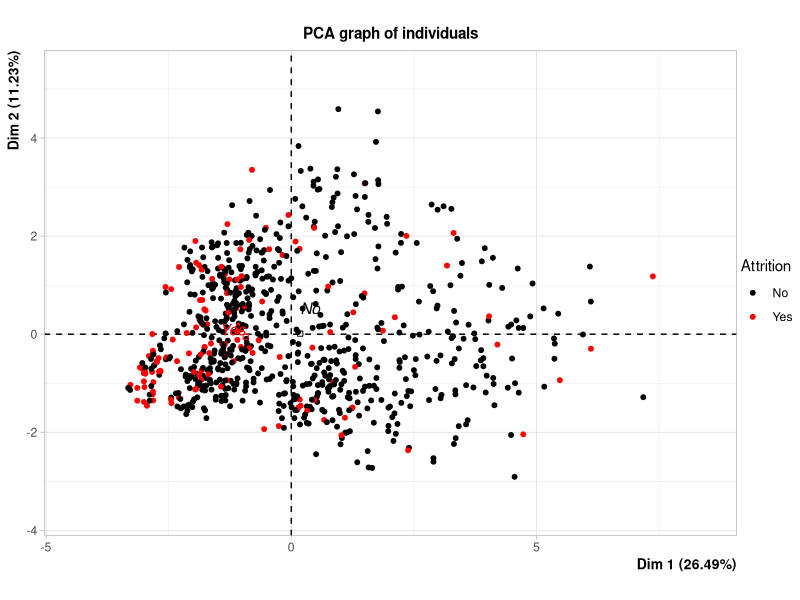
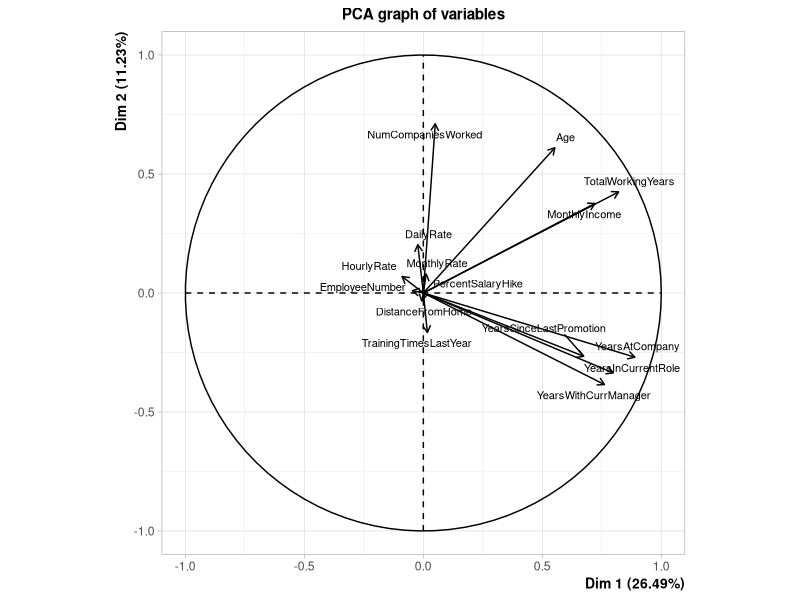
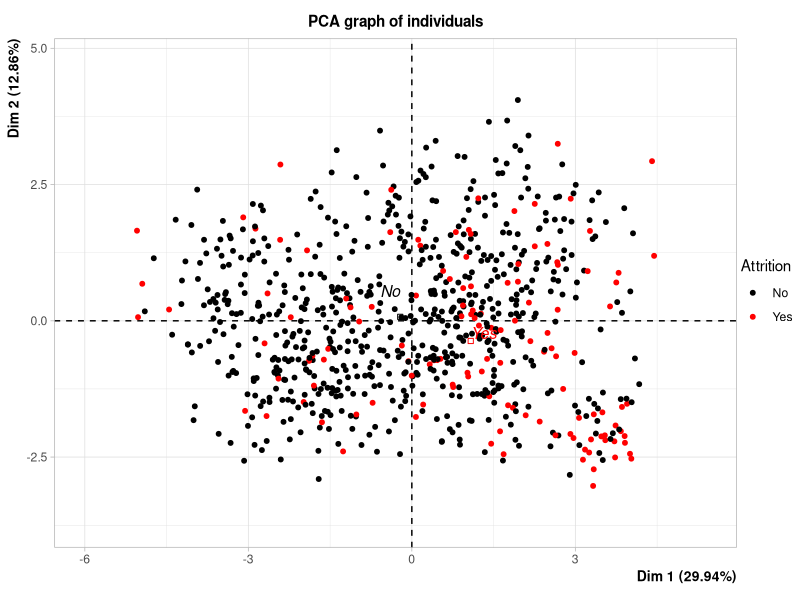
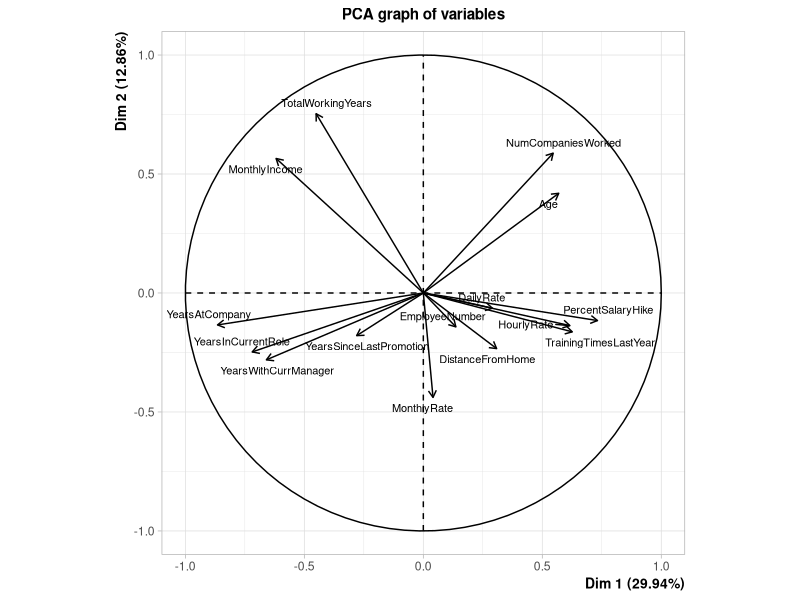
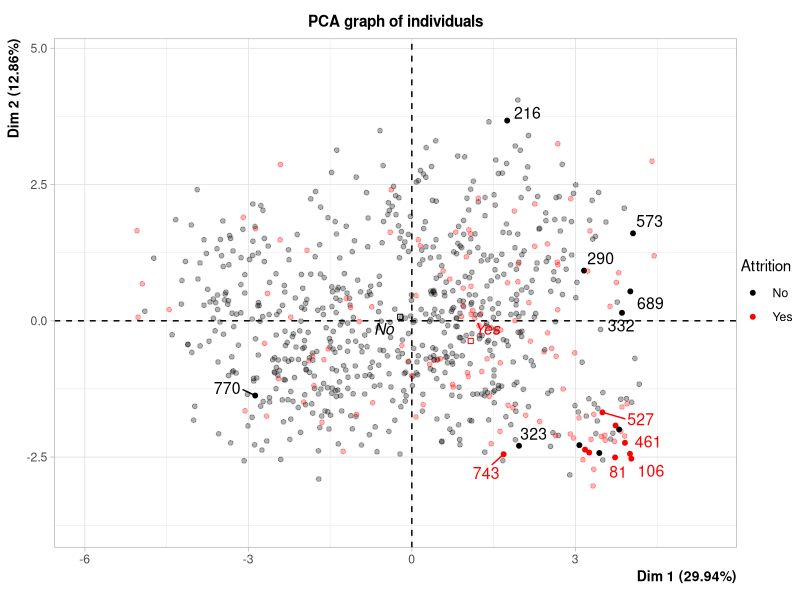
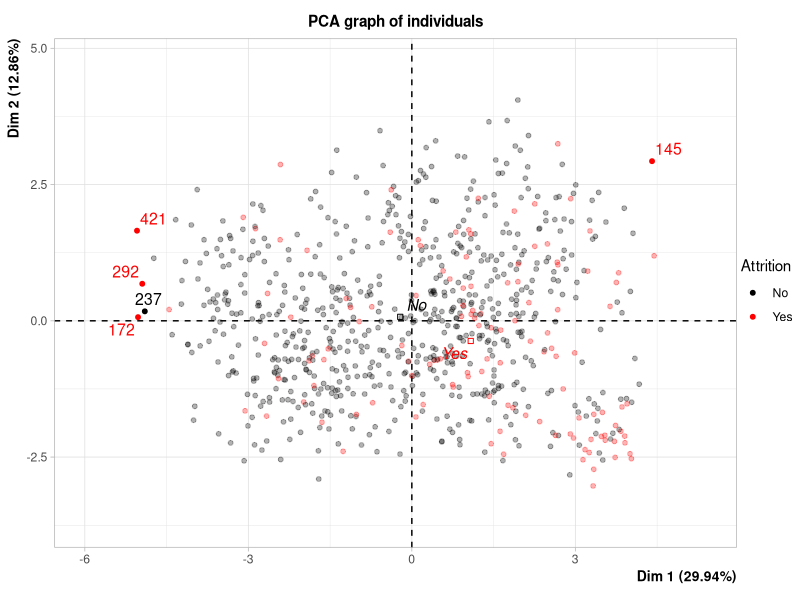
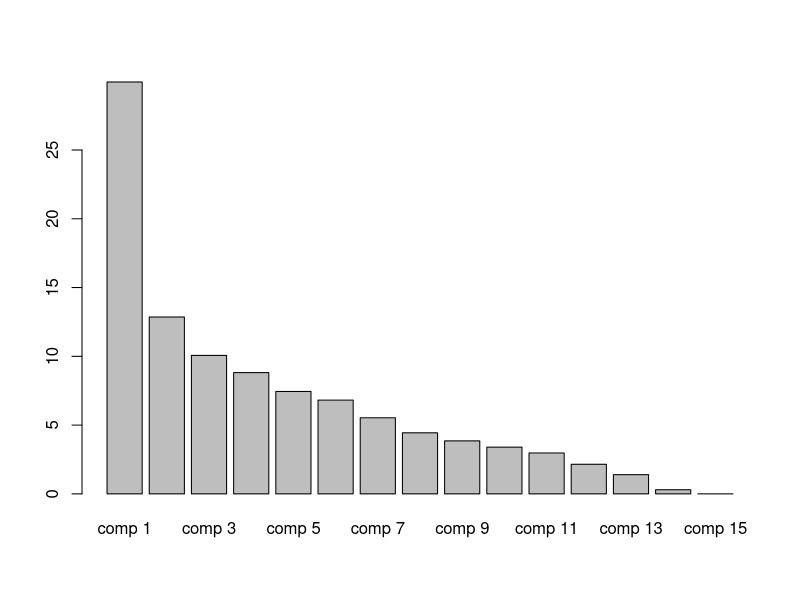

These charts were generated, in order, by the following R code: (Note: this script raises an error after producing the figures.)
## ---- chunk 1
fact.data <- function(data) {
  if (!is.null(data$Attrition))
    data$Attrition <- as.factor(data$Attrition)
  data$BusinessTravel <- as.factor(data$BusinessTravel)
  data$Department <- as.factor(data$Department)
  data$Education <- as.factor(data$Education)
  data$EducationField <- as.factor(data$EducationField)
  data$EnvironmentSatisfaction <- as.factor(data$EnvironmentSatisfaction)
  data$Gender <- as.factor(data$Gender)
  data$JobInvolvement <- as.factor(data$JobInvolvement)
  data$JobLevel <- as.factor(data$JobLevel)
  data$JobRole <- as.factor(data$JobRole)
  data$JobSatisfaction <- as.factor(data$JobSatisfaction)
  data$MaritalStatus <- as.factor(data$MaritalStatus)
  data$OverTime <- as.factor(data$OverTime)
  data$PerformanceRating <- as.factor(data$PerformanceRating)
  data$RelationshipSatisfaction <- as.factor(data$RelationshipSatisfaction)
  data$StockOptionLevel <- as.factor(data$StockOptionLevel)
  data$WorkLifeBalance <- as.factor(data$WorkLifeBalance)
  return(data)
}
## ---- chunk 2
data_train <- read.csv2("spreadsheets/data_train.csv", sep = ",")
data_train <- na.omit(data_train)
data_train <- fact.data(data_train)
dim(data_train)
head(data_train)
## ---- chunk 3
data_train_num <- data_train[, unlist(lapply(data_train, is.numeric))]
data_train_num[16] <- data_train["Attrition"]
dim(data_train_num)
head(data_train_num)
## ---- chunk 4
chisq.test(data_train_num[-16])
## ---- chunk 5
library(FactoMineR)
res.pca <- PCA(data_train_num, scale.unit = TRUE, graph = FALSE, quali.sup = 16)
plot(res.pca, choix = "ind", habillage = 16, select = FALSE, unselect = 0)
plot(res.pca, choix = "var", cex = 0.7)
## ---- chunk 6
data_train_log <- log(data_train_num[,-16])
data_train_log[data_train_log == -Inf] <- 0
data_train_log <- t(scale(t(data_train_log)))
data_train_log <- as.data.frame(data_train_log)
data_train_log[16] <- data_train["Attrition"]

head(data_train_log)
## ---- chunk 7
res.pca.log <- PCA(data_train_log, scale.unit = TRUE, graph = FALSE, quali.sup = 16)
plot(res.pca.log, choix = "ind", habillage = 16, select = FALSE, unselect = 0)
plot(res.pca.log, choix = "var", cex = 0.7)
## ---- chunk 8
plot(res.pca.log, select="cos2 0.82", choix="ind", habillage = 16)
plot(res.pca.log, select="contrib 5", choix="ind", habillage = 16)
## ---- chunk 9
summary(res.pca.log$eig)
barplot(res.pca.log$eig[,2])
## ---- chunk 10
usefull_col <- (res$var$contrib[,1] > median(res$var$contrib[,1])) | (res$var$contrib[,2] > median(res$var$contrib[,2]))
usefull_col
## ---- chunk 11
data_train_fact <- data_train[, unlist(lapply(data_train, is.factor))]
dim(data_train_fact)
head(data_train_fact)
## ---- chunk 12
library(FactoMineR)
res.mca = MCA(data_train_fact, graph = FALSE)
barplot(res$eig[,2])
plot(res.mca, choix = "var", cex = 0.7)
plot(res.mca, choix = "var", xlim = c(0, 0.05), ylim = c(0, 0.05), cex = 0.5)
## ---- chunk 13
attach(data_train)
chisq.test(table(EducationField, JobRole))
chisq.test(table(EducationField, Department))
chisq.test(table(JobRole, Department))
## ---- chunk 14
attach(data_train)
plot(table(Attrition,Gender))
chisq.test(table(Attrition,Gender))
